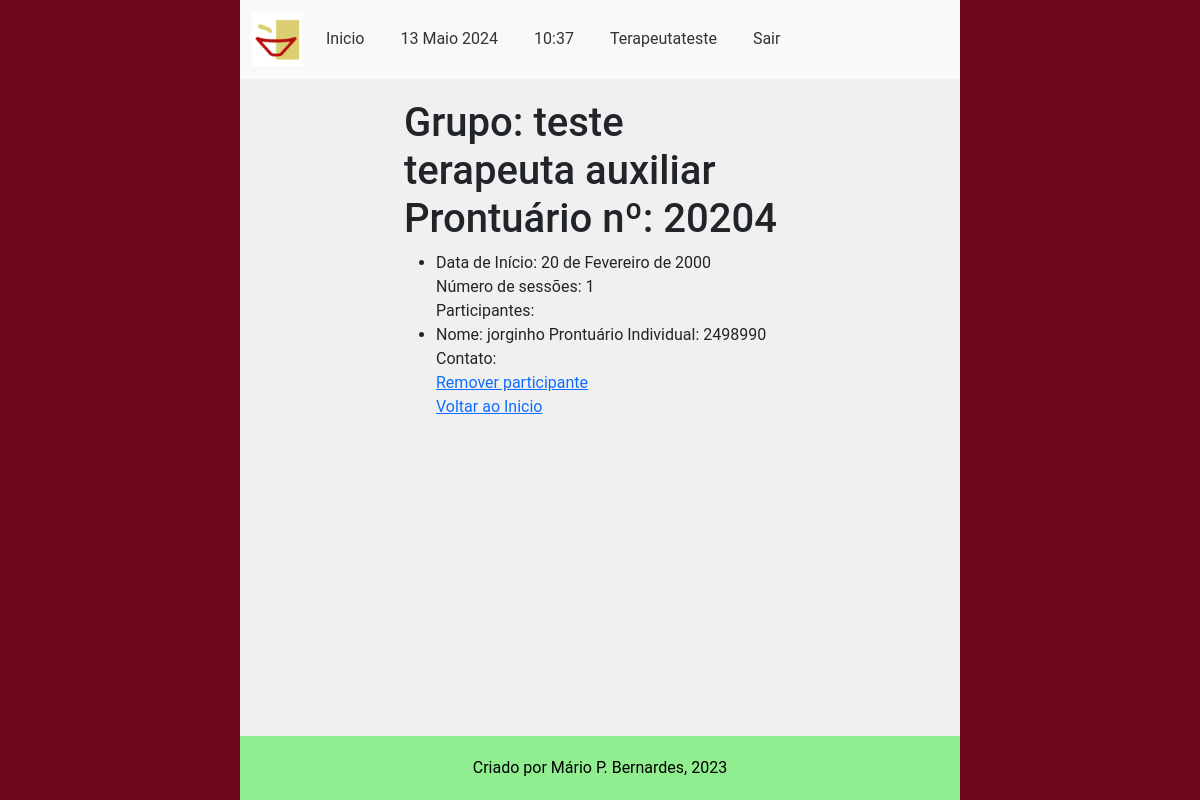
The page /main/dados_grupo/20204/ (signed in) on the database its author committed.
### accounts/models.py (models this page shows, shortened)
class CustomUser(AbstractUser):
    email = models.EmailField(unique=True, verbose_name='E-mail')
    phone_number = models.CharField(max_length=11, unique=True, verbose_name='Telefone', validators=[
        validate_numbers, MinLengthValidator(limit_value=11), MaxLengthValidator(limit_value=11)
    ])
    require_otp_login = models.BooleanField(null=False, default=True)  # TODO trocar pra False
    otp = models.CharField(max_length=6, null=True, blank=True)

### main/models.py (models this page shows, shortened)
class CadastroGrupos(models.Model):
    label = models.CharField(verbose_name='Nome', max_length=100, validators=[MinLengthValidator(limit_value=4)])
    prontuario_grupo_numero = models.CharField(verbose_name='Nº Prontuário do Grupo', max_length=5,
                                               unique=True, validators=[validate_numbers,
                                                                        MinLengthValidator(limit_value=4)])
    terapeuta_responsavel = models.ForeignKey(
        'CadastroProfissionais',
        related_name='grupos',
        on_delete=models.PROTECT,
        verbose_name='Terapeuta Responsável'
    )
    terapeuta_auxiliar = models.ManyToManyField(CadastroProfissionais, verbose_name='Ego Auxiliar', blank=True)
    desligado = models.BooleanField(verbose_name='Desativado', help_text='Grupo encerrado', default=False)
    data_inicio = models.DateField(verbose_name='Data de Inicio', help_text='dd/mm/aaaa')
    data_final = models.DateField(verbose_name='Data do Desligamento', help_text='dd/mm/aaaa', blank=True, null=True,
                                  validators=[validate_date_past])
    objects = models.Manager()
    class Meta:
        verbose_name = 'Grupo'
        verbose_name_plural = 'Grupos'
        permissions = [
            ('transfer_group', 'Transferir Grupo (Terapeutas)'),
            ('deslig_group', 'Desligar Grupo (Terapeutas)'),
            ('create_group', 'Cadastrar Grupo (Terapeutas)')
        ]

class CadastroPacientes(models.Model):
    nome = models.CharField(verbose_name='Nome do Paciente', max_length=100,
                            validators=[validate_letters, MinLengthValidator(limit_value=5)])
    prontuario_numero = models.CharField(verbose_name='Nº de Prontuario', max_length=7,
                                         default=create_prontuario_numero,
                                         unique=True, validators=[validate_numbers, MinLengthValidator(limit_value=7)])
    nascimento = models.DateField(verbose_name='Data de Nascimento', help_text='dd/mm/aaaa',
                                  validators=[validate_date_past])
    responsavel_legal = models.CharField(verbose_name='Responsável Legal', max_length=100,
                                         null=True, blank=True, validators=[validate_letters,
                                                                            MinLengthValidator(limit_value=5)])
    cpf_responsavel_legal = models.CharField(verbose_name='CPF do Responsável', max_length=11, blank=True, null=True,
                                             validators=[validate_numbers, MinLengthValidator(limit_value=11)])
    data_inicio = models.DateField(verbose_name='Data de Inicio', help_text='dd/mm/aaaa', default=datetime.now)
    data_final = models.DateField(verbose_name='Data do Desligamento', help_text='dd/mm/aaaa', blank=True, null=True,
                                  validators=[validate_date_past])
    desligado = models.BooleanField(verbose_name='Desligado', help_text='Paciente desligado', default=False)
    cpf_numero = models.CharField(verbose_name='CPF', max_length=11, unique=True,
                                  help_text="CPF de menores consta na Certidão de Nascimento",
                                  validators=[validate_numbers, MinLengthValidator(limit_value=11)])
    MOD_CHOICES = (
        (0, 'Individual'),
        (1, 'Grupo'),
        (2, 'Casal'),
    )
    modalidade_atendimento = models.IntegerField(verbose_name='Modalidade', choices=MOD_CHOICES, default=0)
    grupo = models.ForeignKey(
        'CadastroGrupos',
        related_name='membros',
        on_delete=models.PROTECT,
        blank=True,
        null=True
    )
    convenio = models.ForeignKey(
        'ConveniosAceitos',
        related_name='pacientes',
        on_delete=models.PROTECT
    )
    carteirinha_convenio = models.CharField(verbose_name='Número do Convênio',
                                            max_length=50, blank=True, null=True,
                                            validators=[validate_numbers, MinLengthValidator(limit_value=7)])
    terapeuta = models.ForeignKey(
        'CadastroProfissionais',
        related_name='pacientes',
        on_delete=models.PROTECT
    )
    endereco_rua = models.CharField(verbose_name='Endereço', max_length=100,
                                    validators=[MinLengthValidator(limit_value=10)])
    endereco_bairro = models.CharField(verbose_name='Bairro', max_length=50,
                                       validators=[MinLengthValidator(limit_value=3)])
    endereco_numero = models.CharField(verbose_name='Número', max_length=7, validators=[validate_numbers])
    endereco_complemento = models.CharField(verbose_name='Complemento', max_length=100,
                                            validators=[MinLengthValidator(limit_value=4)])
    telefone_numero = models.CharField(verbose_name='Telefone', max_length=11,
                                       validators=[validate_numbers, MinLengthValidator(limit_value=11)])
    cidade = models.CharField(verbose_name='Cidade', max_length=100, validators=[validate_letters,
                                                                                 MinLengthValidator(limit_value=3)])
    cep_numero = models.CharField(verbose_name='CEP', max_length=8, validators=[validate_numbers,
                                                                                MinLengthValidator(limit_value=8)])
    email = models.EmailField(verbose_name='E-mail')
    observacoes = models.TextField(verbose_name='Observações', blank=True, null=True)
    objects = models.Manager()
    class Meta:
        verbose_name = 'Paciente'
        verbose_name_plural = 'Pacientes'
        ordering = ["nome"]
        permissions = [
            ('transfer_pac', 'Transferir Paciente (Terapeutas)'),
            ('deslig_pac', 'Desligar Paciente (Terapeutas)'),
            ('add_pac_group', 'Adicionar Paciente a Grupo (Terapeutas)'),
            ('remove_pac_from_group', 'Remover Paciente de um Grupo (Terapeutas)')
        ]

### main/views.py (the view)
@login_required(login_url="/accounts/login")
def detalhes_grupo(request: HttpRequest, prontuario_grupo_numero: str):
    current_grupo = get_current_group(prontuario_grupo_numero)
    current_grupo_sessoes = [get_current_group_prontuario(prontuario_grupo_numero)]
    current_grupo_membros = get_pacientes_in_group(prontuario_grupo_numero)
    sessoes_count = len(current_grupo_sessoes)
    context = {
        'grupo': current_grupo,
        'sessoes': current_grupo_sessoes,
        'participantes': current_grupo_membros,
        'count': sessoes_count
    }
    return render(request, 'grupo_detalhes.html', context)

### main/services/pacientes_services.py (called while the page is built)
def get_current_group(prontuario_grupo_numero: str) -> CadastroGrupos:
    current_grupo = CadastroGrupos.objects.get(prontuario_grupo_numero=prontuario_grupo_numero)
    return current_grupo

def get_current_group_prontuario(prontuario_grupo_numero: str) -> ProntuariosGrupos:
    current_grupo_prontuario = ProntuariosGrupos.objects.filter(numero_id=prontuario_grupo_numero)
    return current_grupo_prontuario

def get_pacientes_in_group(prontuario_grupo_numero: str) -> QuerySet:
    current_group = get_current_group(prontuario_grupo_numero)
    pacientes_grupo = CadastroPacientes.objects.filter(grupo_id=current_group, desligado=False)
    return pacientes_grupo

### main/templates/grupo_detalhes.html (shortened to what this page needs)
{% extends 'middleman1.html' %}
{% load bootstrap5 %}
{% load static%}
{% block content %}
<h1> Grupo: {{ grupo.label }} <br>
     Prontuário nº:  {{ grupo.prontuario_grupo_numero }}
</h1>
    <ul>
            <li>
                Data de Início: {{ grupo.data_inicio}} <br>
                Número de sessões: {{ count }} <br>
                Participantes: {% for participante in participantes %} <br>
                <li>
                Nome: {{ participante.nome }}
                Prontuário Individual: {{ participante.prontuario_numero }}
                Contato: {{ paciente.telefone_numero }} <br>
                <a href="{% url 'main:remove_paciente' prontuario_numero=participante.prontuario_numero prontuario_grupo_numero=grupo.prontuario_grupo_numero%}"> Remover participante </a>
                </li>
                {% empty %}
                <li>No entries found.</li>
                {% endfor %}
            </li>
            <a href="{% url 'main:homepage' %}"> Voltar ao Inicio </a>
    </ul>
{% endblock %}

### main/templates/middleman1.html (shortened to what this page needs)
{% load static %}
{% load django_bootstrap5 %}
{% bootstrap_css %}
<!DOCTYPE html>
<html lang="pt-br">
<head>
    <link rel="stylesheet" type="text/css" href="{% static 'main_style.css' %}">
</head>
<body>
    <div class="page-container">
        <header>
            <nav class="navbar navbar-expand-lg navbar-light bg-light">
                <div class="container">
                <a class="navbar-brand" href="{% static 'fav.icon.jpeg' %}">
                    <img src="{% static 'fav.icon.jpeg' %}" alt="Your Logo" style="width: 50px; height: auto;" >
                </a>
                    <div class="collapse navbar-collapse text-dark" id="navbarNav">
                        <ul class="navbar-nav">
                            <li class="nav-item">
                                <a class="nav-link" href="{% url 'main:homepage' %}">Inicio</a>
                            </li>
                            <li class="nav-item">
                    <span class="nav-link">
                        {% now "j F Y" %}
                    </span>
                </li>
                <li class="nav-item">
                    <span class="nav-link">
                        {% now "H:i" %}
                    </span>
                </li>
                <li class="nav-item">
                    <span class="nav-link">
                        {% if user.is_authenticated %}
                            {{ user.username }}
                        {% endif %}
                    </span>
                </li>
                <li class="nav-item">
                                <a class="nav-link" href="{% url 'accounts:logout' %}">Sair</a>
                            </li>
                        </ul>
                    </div>
                </div>
            </nav>
        </header>
        <main class="main-content">
            {% block content %}{% endblock %}
        </main>
        <footer class="footer">
            Criado por Mário P. Bernardes, 2023
        </footer>
    </div>
</body>
</html>

### main/static/main_style.css (style rules this page uses)
body { font-family: roboto; font-size: 16px; background-color: #f0f0f0; margin: 0; padding: 0; }
.page-container { border-left: 20vw solid #70061a; border-right: 20vw solid #70061a; min-height: 100vh; box-sizing: border-box; display: flex; flex-direction: column; }
.main-content { width: 60%; margin: 0 auto; padding: 20px; flex-grow: 1; }
.navbar { background-color: #333; color: #fff; }
.navbar-brand { font-size: 24px; }
.navbar-nav { list-style-type: none; padding: 0; }
.nav-item { margin-right: 20px; }
.nav-link { color: #333; }
.footer { background-color: lightgreen; color: #000; padding: 20px 0; text-align: center; flex-shrink: 0; }

### rows shown on the page
CustomUser: username "Terapeutateste"
CadastroGrupos: label "teste terapeuta auxiliar", prontuario_grupo_numero "20204", data_inicio "20 de Fevereiro de 2000"
CadastroPacientes: nome "jorginho", prontuario_numero "2498990"

### other values the page prints
{{ count }} "1"
